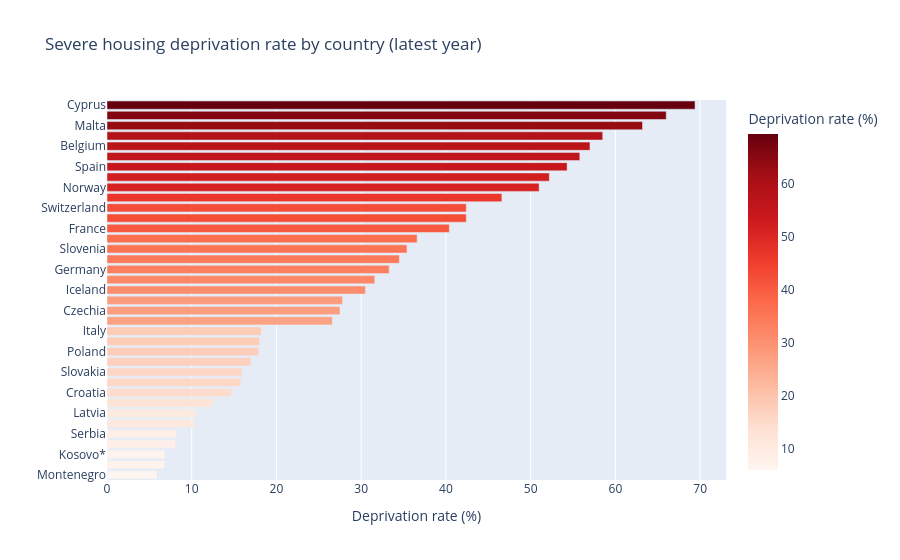

The notebook cell saved with this chart:
### Code cell
# plot 2: severe housing deprivation by country (latest year)
# directly usable on Emma's dashboard -- no ML needed

latest_dep = (
    df_deprivation_clean
    .sort_values("year", ascending=False)
    .groupby("geo", as_index=False)["deprivation_rate"].first()
    .sort_values("deprivation_rate")
)

fig2 = px.bar(
    latest_dep, x="deprivation_rate", y="geo", orientation="h",
    title="Severe housing deprivation rate by country (latest year)",
    labels={"deprivation_rate": "Deprivation rate (%)", "geo": ""},
    color="deprivation_rate", color_continuous_scale="Reds"
)
fig2.show()

### Figure 1 — Plotly figure (JSON) as saved in the notebook; plotly's stock layout.template omitted (floating-point values rounded to 4 significant figures)
{"data": [{"hovertemplate": "Deprivation rate (%)=%{marker.color}<br>=%{y}<extra></extra>", "legendgroup": "", "marker": {"color": [5.9, 6.8, 6.8, 8.1, 8.2, 10.3, 10.5, 12.5, 14.7, 15.8, 15.9, 17.0, 17.9, 18.0, 18.2, 26.6, 27.5, 27.8, 30.5, 31.6, 33.3, 34.5, 35.4, 36.6, 40.4, 42.4, 42.4, 46.6, 51.0, 52.2, 54.3, 55.8, 57.0, 58.5, 63.2, 66.0, 69.4], "coloraxis": "coloraxis", "pattern": {"shape": ""}}, "name": "", "orientation": "h", "showlegend": false, "textposition": "auto", "type": "bar", "x": [5.9, 6.8, 6.8, 8.1, 8.2, 10.3, 10.5, 12.5, 14.7, 15.8, 15.9, 17.0, 17.9, 18.0, 18.2, 26.6, 27.5, 27.8, 30.5, 31.6, 33.3, 34.5, 35.4, 36.6, 40.4, 42.4, 42.4, 46.6, 51.0, 52.2, 54.3, 55.8, 57.0, 58.5, 63.2, 66.0, 69.4], "xaxis": "x", "y": ["Montenegro", "Albania", "Kosovo*", "Romania", "Serbia", "Türkiye", "Latvia", "Greece", "Croatia", "Bulgaria", "Slovakia", "North Macedonia", "Poland", "Lithuania", "Italy", "Estonia", "Czechia", "Hungary", "Iceland", "Austria", "Germany", "Portugal", "Slovenia", "Sweden", "France", "Denmark", "Switzerland", "Finland", "Norway", "Luxembourg", "Spain", "United Kingdom", "Belgium", "Netherlands", "Malta", "Ireland", "Cyprus"], "yaxis": "y"}], "layout": {"barmode": "relative", "coloraxis": {"colorbar": {"title": {"text": "Deprivation rate (%)"}}, "colorscale": [[0, "rgb(255,245,240)"], [0.125, "rgb(254,224,210)"], [0.25, "rgb(252,187,161)"], [0.375, "rgb(252,146,114)"], [0.5, "rgb(251,106,74)"], [0.625, "rgb(239,59,44)"], [0.75, "rgb(203,24,29)"], [0.875, "rgb(165,15,21)"], [1, "rgb(103,0,13)"]]}, "legend": {"tracegroupgap": 0}, "title": {"text": "Severe housing deprivation rate by country (latest year)"}, "xaxis": {"anchor": "y", "domain": [0, 1], "title": {"text": "Deprivation rate (%)"}}, "yaxis": {"anchor": "x", "domain": [0, 1], "title": {"text": ""}}}}
